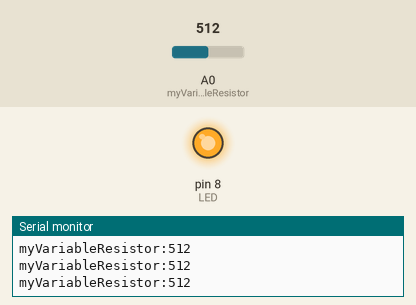
Bench run of a sketch on a simulated Arduino Uno, built with avr-gcc and run on an emulated ATmega328P. On the bench: output pins drawn as LEDs (lit = HIGH), the last lines printed to the serial monitor. The inputs (shaded band) are chosen by the test bench; at power-on: A0 (myVariableResistor) = 512.

Above: at 1.2 s.
1.3 s: A0 (myVariableResistor) set to 214
4.3 s: A0 (myVariableResistor) set to 192
At 5.2 s:
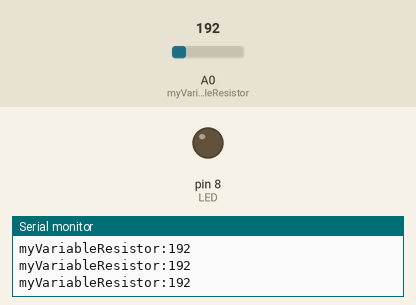
5.8 s: A0 (myVariableResistor) set to 210
At 6.2 s:
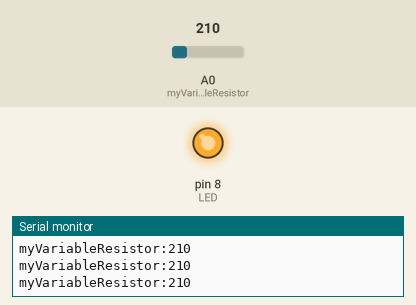
8.8 s: A0 (myVariableResistor) set to 190
At 9.5 s:
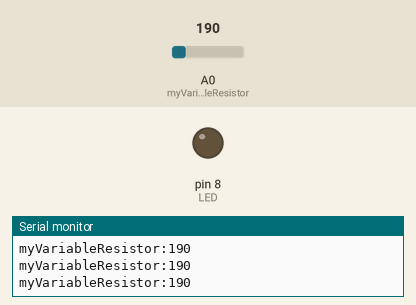
Timing chart, 0 to 11.8 s (numbered marks = the images above; inputs shaded):
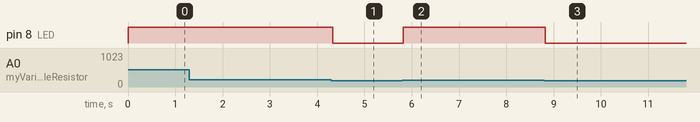

The sketch:

05.analogueRead.ino
```cpp
/*
  Author:

  Learning Intention:
  The students will learn how to wire a variable resistor as a pseudo sensor and read analogue
  data from that PIN.

  Success Criteria:
    1.  I can wire a variable resistor in TINKERCAD
    2.  I know how to read analogue data from a specific PIN
    3.  I know the range of analogue data
    4.  I can organise output data so it correctly plots on the serial monitor
    5.  I can apply this knowledge to the Light, Sound and Rotary Potentiometer in the sensor kit

  Student Notes:

  Documentation:
    https://www.arduino.cc/reference/en/language/functions/analog-io/analogread/
  Schematic:
    https://www.tinkercad.com/things/97wMDip2Ata-bootcamp-analogueread/editel
    https://github.com/TempeHS/TempeHS_Ardunio_Bootcamp/blob/main/05.analogueRead/Bootcamp-analogueRead.png
*/

static unsigned int myVariableResistor = A0;
unsigned int resistorValue;
static unsigned int LED = 8;
static unsigned int reading2 = 655;

void setup() {
  Serial.begin(9600);
  pinMode(LED, OUTPUT);
}

void loop() {
  Serial.print("myVariableResistor:");
  resistorValue = analogRead(myVariableResistor);
  Serial.println(resistorValue);

  if (resistorValue > 200) {
    digitalWrite(LED, HIGH);
  } else {
    digitalWrite(LED, LOW);
  }
}
```

Measured:
- the behaviour switches between 201 and 200 on A0 (myVariableResistor) (found by bisection; images 0 and 1)
- after the input at 4.3 s, pin 8 (LED): HIGH → LOW at once
- after the input at 5.8 s, pin 8 (LED): LOW → HIGH at once
- after the input at 8.8 s, pin 8 (LED): HIGH → LOW at once
